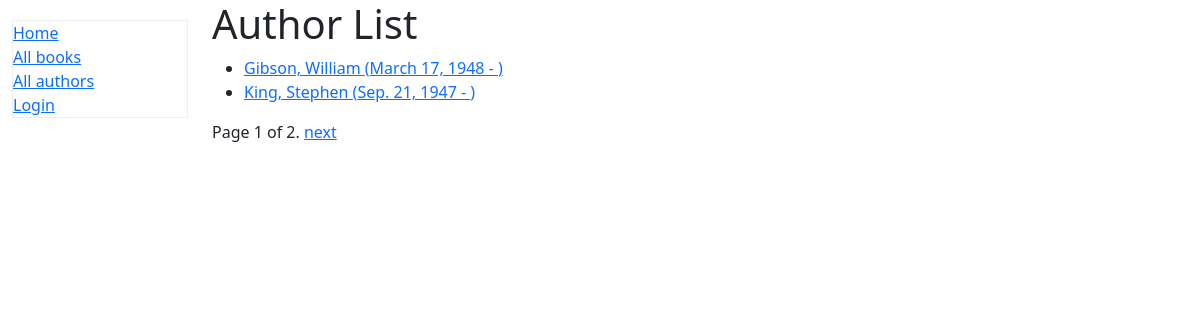
Screenshot of /catalog/authors/ with the database file from the repository.
### catalog/models.py (models this page shows)
class Author(models.Model):
    first_name = models.CharField(max_length=100)
    last_name = models.CharField(max_length=100)
    date_of_birth = models.DateField(null=True, blank=True)
    date_of_death = models.DateField('Died', null=True, blank=True)
    class Meta:
        ordering = ['last_name', 'first_name']
    def get_absolute_url(self):
        return reverse('author-detail', args=[str(self.id)])
    def __str__(self):
        return f'{self.last_name}, {self.first_name}'
    def display_date(self):
        dt_of_birth = self.date_of_birth
        dt_of_death = self.date_of_death
        if dt_of_birth:
            dt = date.fromisoformat(dt_of_birth.isoformat())
            if len(calendar.month_name[dt.month]) <= 5:
                dt_of_birth = dt.strftime('%B %-d, %Y')
            else:
                dt_of_birth = dt.strftime('%b. %-d, %Y')
        else:
            dt_of_birth = ''
        if dt_of_death:
            dt = date.fromisoformat(dt_of_death.isoformat())
            if len(calendar.month_name[dt.month]) <= 5:
                dt_of_death = dt.strftime('%B %-d, %Y')
            else:
                dt_of_death = dt.strftime('%b. %-d, %Y')
        else:
            dt_of_death = ''
        return f'{dt_of_birth} - {dt_of_death}'

### catalog/views.py (the view)
# urls.py: path('authors/', views.AuthorListView.as_view(), name='authors'),
class AuthorListView(generic.ListView):
    model = Author
    context_object_name = 'author_list'
    template_name = 'catalog/author_list.html'
    paginate_by = 2

### catalog/templates/catalog/author_list.html
{% extends "base_generic.html" %}
{% block content %}
  <h1>Author List</h1>
  {% if author_list %}
    <ul>
      {% for author in author_list %}
      <li>
        <a href="{{ author.get_absolute_url }}">{{ author }} ({{ author.display_date }})</a>
      </li>
      {% endfor %}
    </ul>
  {% else %}
    <p>There are no authors</p>
  {% endif %}
{% endblock %}

### rows the page displays
Author: last_name+first_name "Gibson, William", display_date "March 17, 1948 -"
Author: last_name+first_name "King, Stephen", display_date "Sep. 21, 1947 -"

### other values shown
{{ page_obj.number }} "1"
{{ page_obj.paginator.num_pages }} "2"
